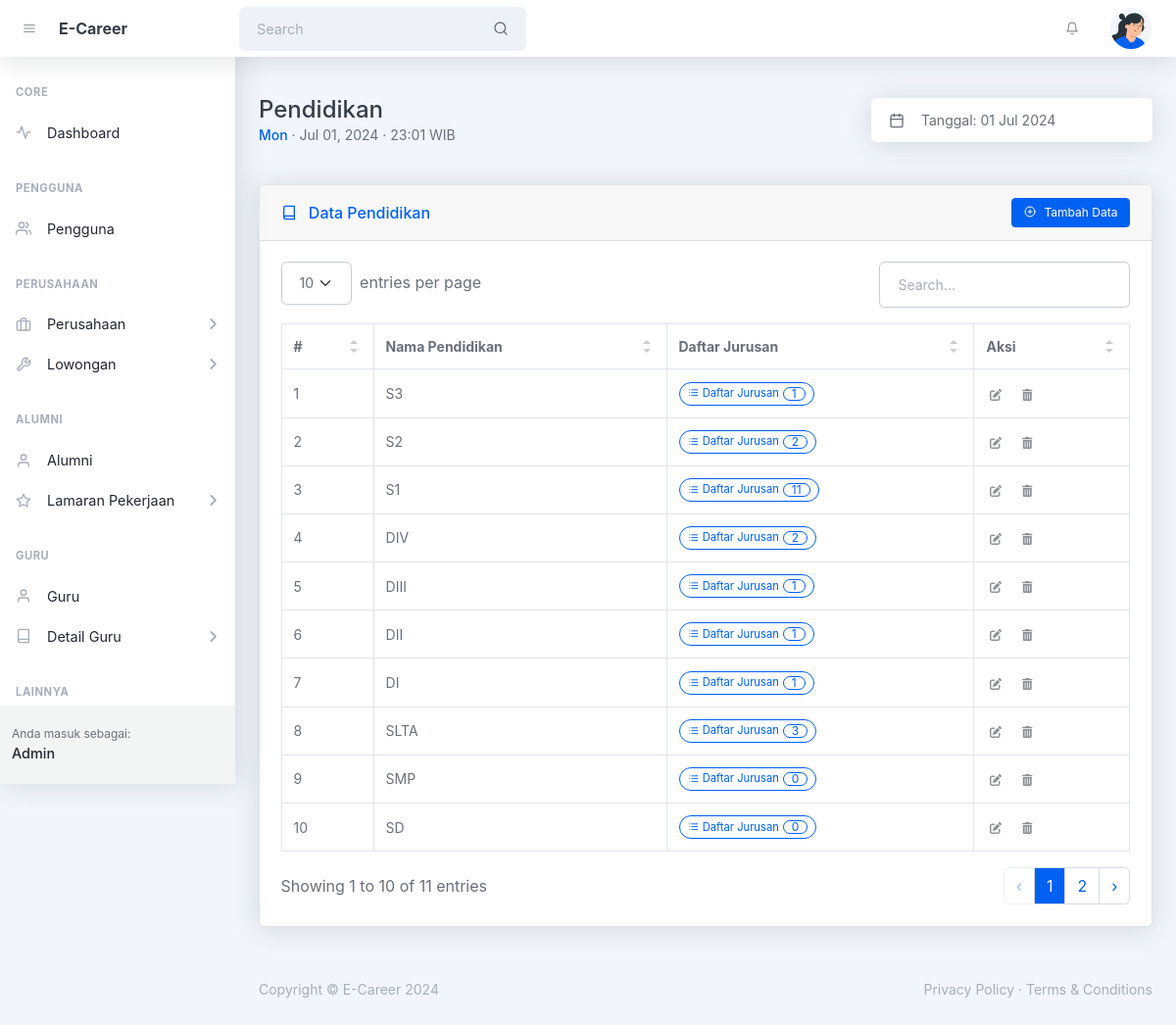
The app's page /admin/pendidikan.php (signed in) with its own data.
### tables this page shows
CREATE TABLE `tbl_pendidikan` (
  `id` int(11) UNSIGNED NOT NULL,
  `nama_pendidikan` varchar(16) NOT NULL,
  `created_at` timestamp NULL DEFAULT current_timestamp(),
  `updated_at` timestamp NULL DEFAULT NULL ON UPDATE current_timestamp()
);

### helpers/isAccessAllowedHelper.php (called while the page is built, shortened)
<?php
function isAccessAllowed($expected_hak_akses = null): bool {
    include_once '../config/config.php';
    $current_hak_akses = $_SESSION['hak_akses'] ?? null;
    $expected_hak_akses = !is_array($expected_hak_akses)
        ? array($expected_hak_akses)
        : $expected_hak_akses;
    return true;
}
?>

### admin/pendidikan.php (the view, shortened to what this page needs)
<?php
include '../helpers/isAccessAllowedHelper.php';
if (!isAccessAllowed('admin')) :
  session_destroy();
  echo "<meta http-equiv='refresh' content='0;" . base_url_return('index.php?msg=other_error') . "'>";
else :
  include_once '../config/connection.php';
?>
  <!DOCTYPE html>
  <html lang="en">
  <head>
    <?php include '_partials/head.php' ?>
  </head>
  <body class="nav-fixed">
    <?php include '_partials/topnav.php' ?>
    <div id="layoutSidenav">
      <div id="layoutSidenav_nav">
        <?php include '_partials/sidebar.php' ?>
      </div>
      <div id="layoutSidenav_content">
        <main>
          <div class="container-xl px-4 mt-5">
            <div class="d-flex justify-content-between align-items-sm-center flex-column flex-sm-row mb-4">
              <div class="me-4 mb-3 mb-sm-0">
                <h1 class="mb-0">Pendidikan</h1>
                <div class="small">
                  <span class="fw-500 text-primary"><?= date('D') ?></span>
                  &middot; <?= date('M d, Y') ?> &middot; <?= date('H:i') ?> WIB
                </div>
              </div>
              <div class="input-group input-group-joined border-0 shadow w-auto">
                <span class="input-group-text"><i data-feather="calendar"></i></span>
                <input class="form-control ps-0 pointer" id="litepickerRangePlugin" value="Tanggal: <?= date('d M Y') ?>" readonly />
              </div>
            </div>
            <div class="card card-header-actions mb-4 mt-5">
              <div class="card-header">
                <div>
                  <i data-feather="book" class="me-2 mt-1"></i>
                  Data Pendidikan
                </div>
                <button class="btn btn-sm btn-primary toggle_modal_tambah" type="button"><i data-feather="plus-circle" class="me-2"></i>Tambah Data</button>
              </div>
              <div class="card-body">
                <table id="datatablesSimple">
                  <thead>
                    <tr>
                      <th>#</th>
                      <th>Nama Pendidikan</th>
                      <th>Daftar Jurusan</th>
                      <th>Aksi</th>
                    </tr>
                  </thead>
                  <tbody>
                    <?php
                    $no = 1;
                    $query_pendidikan = mysqli_query($connection,
                      "SELECT
                        a.id AS id_pendidikan, a.nama_pendidikan, IFNULL(b.jml_jurusan, 0) AS jml_jurusan
                      FROM tbl_pendidikan AS a
                      LEFT JOIN (SELECT id_pendidikan, COUNT(id) jml_jurusan FROM `tbl_jurusan_pendidikan` GROUP BY id_pendidikan) AS b
                        ON a.id = b.id_pendidikan
                      ORDER BY a.id DESC");
                    while ($pendidikan = mysqli_fetch_assoc($query_pendidikan)):
                    ?>
                      <tr>
                        <td><?= $no++ ?></td>
                        <td><?= $pendidikan['nama_pendidikan'] ?></td>
                        <td>
                          <button type="button" class="btn btn-xs rounded-pill btn-outline-primary toggle_daftar_jurusan" data-id_pendidikan="<?= $pendidikan['id_pendidikan'] ?>">
                            <i data-feather="list" class="me-1"></i>
                            Daftar Jurusan
                            <span class="btn btn-sm rounded-pill btn-outline-primary py-0 px-2 ms-1"><?= $pendidikan['jml_jurusan'] ?></button>
                        </td>
                        <td>
                          <button class="btn btn-datatable btn-icon btn-transparent-dark me-2 toggle_modal_ubah"
                            data-id_pendidikan="<?= $pendidikan['id_pendidikan'] ?>"
                            data-nama_pendidikan="<?= $pendidikan['nama_pendidikan'] ?>">
                            <i class="fa fa-pen-to-square"></i>
                          </button>
                          <button class="btn btn-datatable btn-icon btn-transparent-dark me-2 toggle_swal_hapus"
                            data-id_pendidikan="<?= $pendidikan['id_pendidikan'] ?>"
                            data-nama_pendidikan="<?= $pendidikan['nama_pendidikan'] ?>">
                            <i class="fa fa-trash-can"></i>
                          </button>
                        </td>
                      </tr>
                    <?php endwhile ?>
                  </tbody>
                </table>
              </div>
            </div>
          </div>
        </main>
        <?php include '_partials/footer.php' ?>
      </div>
    </div>
  </body>
  </html>
<?php endif ?>

### records on screen
tbl_pendidikan: nama_pendidikan "S3", jml_jurusan "1"
tbl_pendidikan: nama_pendidikan "S2", jml_jurusan "2"
tbl_pendidikan: nama_pendidikan "S1", jml_jurusan "11"
tbl_pendidikan: nama_pendidikan "DIV", jml_jurusan "2"
tbl_pendidikan: nama_pendidikan "DIII", jml_jurusan "1"
tbl_pendidikan: nama_pendidikan "DII", jml_jurusan "1"
tbl_pendidikan: nama_pendidikan "DI", jml_jurusan "1"
tbl_pendidikan: nama_pendidikan "SLTA", jml_jurusan "3"
tbl_pendidikan: nama_pendidikan "SMP", jml_jurusan "0"
tbl_pendidikan: nama_pendidikan "SD", jml_jurusan "0"

### other values on screen
SITE_NAME_SHORT "E-Career"
$user_logged_in "Admin"
